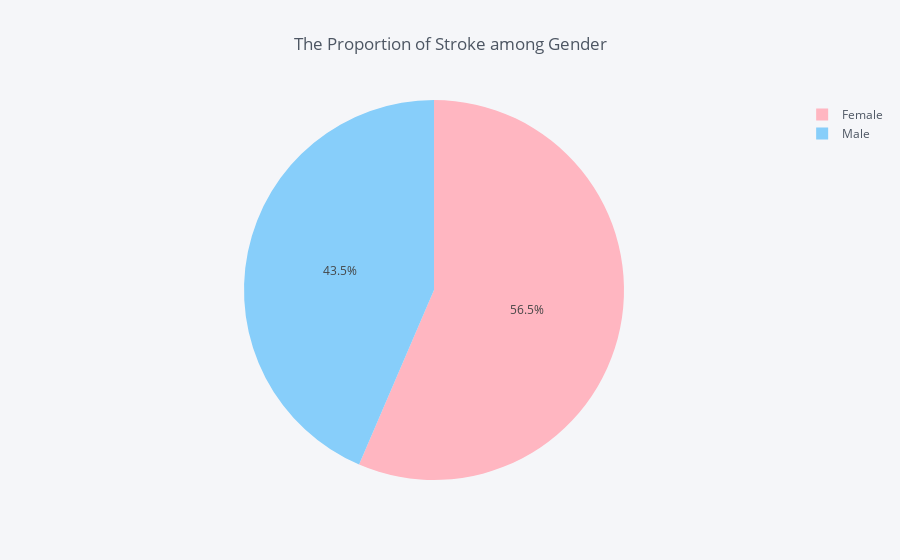

Write notebook code for a chart like this one.
### Markdown cell above
<h3 style='background:#F1C4EF; border:1; border-radius:10px; color:black'><center>The Proportion of Stroke among Gender</center></h3>

### Code cell
gender = df.groupby(df['gender'])['stroke'].sum()
df_gender = pd.DataFrame({'labels': gender.index,
                   'values': gender.values
                  })
colors = ['lightpink', 'lightskyblue']
df_gender.iplot(kind='pie',labels='labels',values='values', title='The Proportion of Stroke among Gender', colors = colors)

### Figure 1 — Plotly figure (JSON) as saved in the notebook; plotly's stock layout.template omitted (floating-point values rounded to 4 significant figures)
{"data": [{"labels": ["Female", "Male"], "marker": {"colors": ["rgba(255, 182, 193, 1.0)", "rgba(135, 206, 250, 1.0)"]}, "name": "", "type": "pie", "values": [140, 108]}], "layout": {"legend": {"bgcolor": "#F5F6F9", "font": {"color": "#4D5663"}}, "paper_bgcolor": "#F5F6F9", "plot_bgcolor": "#F5F6F9", "title": "The Proportion of Stroke among Gender", "titlefont": {"color": "#4D5663"}}}
